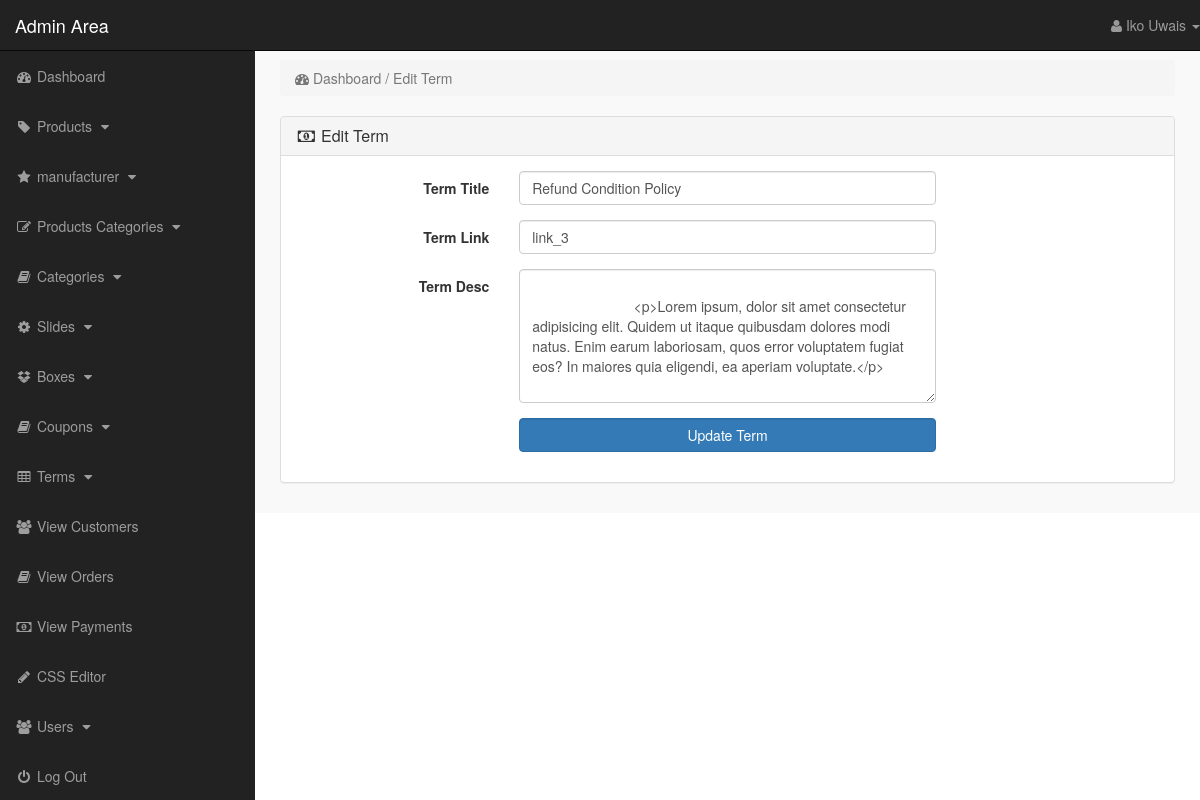
Page /M-Dev-Store/admin_area/index.php?edit_term=11 (signed in) on the committed database.
### tables this page shows
CREATE TABLE `terms` (
  `term_id` int(10) NOT NULL,
  `term_title` varchar(100) NOT NULL,
  `term_link` varchar(100) NOT NULL,
  `term_desc` text NOT NULL
);

### M-Dev-Store/admin_area/edit_term.php (the view, shortened to what this page needs)
<?php
    if(!isset($_SESSION['admin_email'])){
        echo "<script>window.open('login.php','_self')</script>";
    }else{
?>
<?php
if(isset($_GET['edit_term'])){
    $edit_id = $_GET['edit_term'];
    $get_term = "select * from terms where term_id='$edit_id'";
    $run_term = mysqli_query($con,$get_term);
    $row_term = mysqli_fetch_array($run_term);
    $term_title = $row_term['term_title'];
    $term_desc = $row_term['term_desc'];
    $term_link = $row_term['term_link'];
}
?>
<div class="row">
    <div class="col-lg-12">
        <ol class="breadcrumb">
            <li class="active">
                <i class="fa fa-dashboard"></i> Dashboard / Edit Term
            </li>
        </ol>
    </div>
</div>
<div class="row">
    <div class="col-lg-12">
        <div class="panel panel-default">
           <div class="panel-heading">
               <h3 class="panel-title">
                   <i class="fa fa-money fa-fw"></i> Edit Term
               </h3>
           </div>
           <div class="panel-body">
               <form method="post" class="form-horizontal" enctype="multipart/form-data">
                   <div class="form-group">
                      <label class="col-md-3 control-label"> Term Title </label>
                      <div class="col-md-6">
                          <input value="<?php echo $term_title; ?>" name="term_title" type="text" class="form-control" required>
                      </div>
                   </div>
                   <div class="form-group">
                      <label class="col-md-3 control-label"> Term Link </label>
                      <div class="col-md-6">
                          <input value="<?php echo $term_link; ?>" name="term_link" type="text" class="form-control" required>
                      </div>
                   </div>
                   <div class="form-group">
                      <label class="col-md-3 control-label"> Term Desc </label>
                      <div class="col-md-6">
                          <textarea name="term_desc" cols="19" rows="6" class="form-control">
                          <?php echo $term_desc; ?>
                          </textarea>
                      </div>
                   </div>
                   <div class="form-group">
                      <label class="col-md-3 control-label"></label>
                      <div class="col-md-6">
                          <input name="update" value="Update Term" type="submit" class="btn btn-primary form-control">
                      </div>
                   </div>
               </form>
           </div>
        </div>
    </div>
</div>
    <?php } ?>

### M-Dev-Store/admin_area/includes/sidebar.php (shortened to what this page needs)
<?php
    if(!isset($_SESSION['admin_email'])){
        echo "<script>window.open('login.php','_self')</script>";
    }else{
?>
<nav class="navbar navbar-inverse navbar-fixed-top">
    <div class="navbar-header">
        <a href="index.php?dashboard" class="navbar-brand">Admin Area</a>
    </div>
    <ul class="nav navbar-right top-nav">
        <li class="dropdown">
            <a href="#" class="dropdown-toggle" data-toggle="dropdown">
                <i class="fa fa-user"></i> <?php echo $admin_name;  ?> <b class="caret"></b>
            </a>
        </li>
    </ul>
    <div class="collapse navbar-collapse navbar-ex1-collapse">
        <ul class="nav navbar-nav side-nav">
            <li>
                <a href="index.php?dashboard">
                        <i class="fa fa-fw fa-dashboard"></i> Dashboard
                </a>
            </li>
            <li>
                <a href="#" data-toggle="collapse" data-target="#products">
                        <i class="fa fa-fw fa-tag"></i> Products
                        <i class="fa fa-fw fa-caret-down"></i>
                </a>
            </li>
            <li>
                <a href="#" data-toggle="collapse" data-target="#manufacturer">
                        <i class="fa fa-fw fa-star"></i> manufacturer
                        <i class="fa fa-fw fa-caret-down"></i>
                </a>
            </li>
            <li>
                <a href="#" data-toggle="collapse" data-target="#p_cat">
                        <i class="fa fa-fw fa-edit"></i> Products Categories
                        <i class="fa fa-fw fa-caret-down"></i>
                </a>
            </li>
            <li>
                <a href="#" data-toggle="collapse" data-target="#cat">
                        <i class="fa fa-fw fa-book"></i> Categories
                        <i class="fa fa-fw fa-caret-down"></i>
                </a>
            </li>
            <li>
                <a href="#" data-toggle="collapse" data-target="#slides">
                        <i class="fa fa-fw fa-gear"></i> Slides
                        <i class="fa fa-fw fa-caret-down"></i>
                </a>
            </li>
            <li>
                <a href="#" data-toggle="collapse" data-target="#boxes">
                        <i class="fa fa-fw fa-dropbox"></i> Boxes
                        <i class="fa fa-fw fa-caret-down"></i>
                </a>
            </li>
            <li>
                <a href="#" data-toggle="collapse" data-target="#coupon">
                        <i class="fa fa-fw fa-book"></i> Coupons
                        <i class="fa fa-fw fa-caret-down"></i>
                </a>
            </li>
            <li>
                <a href="#" data-toggle="collapse" data-target="#terms">
                        <i class="fa fa-fw fa-table"></i> Terms
                        <i class="fa fa-fw fa-caret-down"></i>
                </a>
            </li>
            <li>
                <a href="index.php?view_customers">
                    <i class="fa fa-fw fa-users"></i> View Customers
                </a>
            </li>
            <li>
                <a href="index.php?view_orders">
                    <i class="fa fa-fw fa-book"></i> View Orders
                </a>
            </li>
            <li>
                <a href="index.php?view_payments">
                    <i class="fa fa-fw fa-money"></i> View Payments
                </a>
            </li>
            <li>
                <a href="index.php?edit_css">
                    <i class="fa fa-fw fa-pencil"></i> CSS Editor
                </a>
            </li>
            <li>
                <a href="#" data-toggle="collapse" data-target="#users">
                        <i class="fa fa-fw fa-users"></i> Users
                        <i class="fa fa-fw fa-caret-down"></i>
                </a>
            </li>
            <li>
                <a href="logout.php">
                    <i class="fa fa-fw fa-power-off"></i> Log Out
                </a>
            </li>
        </ul>
    </div>
</nav>
<?php } ?>

### M-Dev-Store/admin_area/css/style.css (style rules this page uses)
body { margin-top: 100px; }
@media (min-width: 768px) { body { margin-top: 50px; } }
.top-nav { 0 15px; }
.top-nav>li { float: left; display: inline-block; }
.top-nav>li>a { color: #999999; line-height: 20px; padding-top: 15px; padding-bottom: 15px; }
@media (min-width: 768px) { .side-nav { position: fixed; top: 51px; bottom: 0; width: 255px; overflow-y: auto; overflow-x: hidden; background-color: #222222; padding-bottom: 40px; border-radius: 0; } }
@media (min-width: 768px) { .side-nav>li>a { width: 255px; } }
.panel-body { border-radius: 5px; }

### rows in the picture
terms: term_title "Refund Condition Policy", term_link "link_3", term_desc "<p>Lorem ipsum, dolor sit amet consectetur adipisicing elit. Quidem ut itaque quibusdam dolores modi natus. Enim earum laboriosam, quos error voluptatem fugiat eos? In maiores quia eligendi, ea aperiam voluptate.</p>"

### other values in the picture
$admin_name "Iko Uwais"
